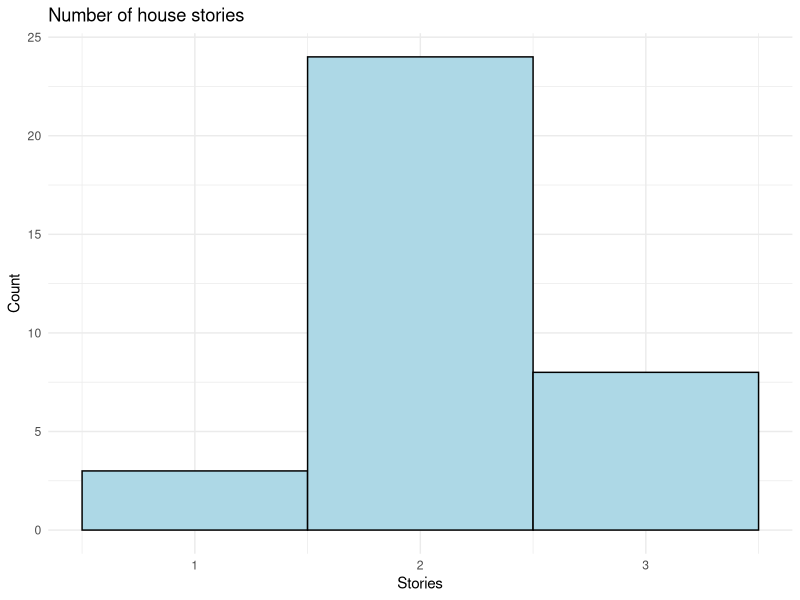
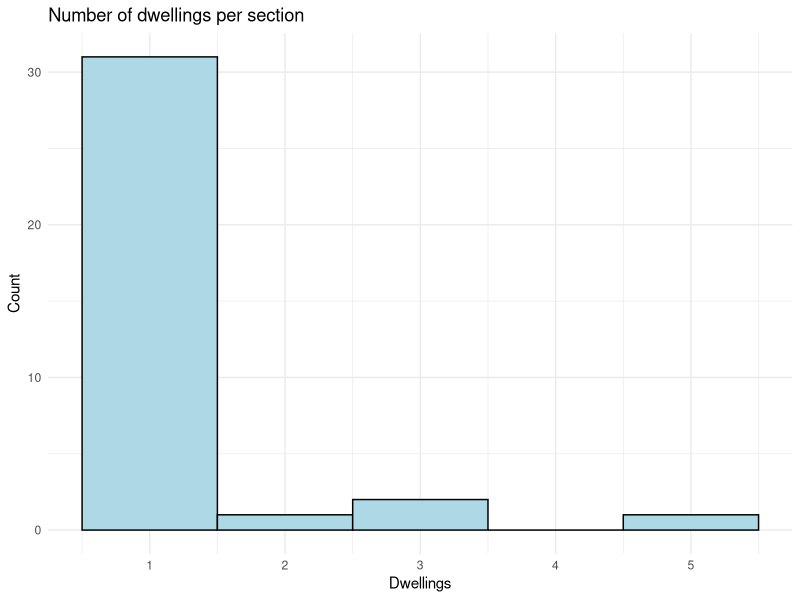

The R script that drew these images, in order:
## ---- chunk 1
knitr::opts_chunk$set(echo=FALSE, message=FALSE, warning=FALSE, error=FALSE)

## ---- chunk 2
library(tidyverse)
library(GGally)

latest_data <- data.frame(
  colour = c("White", "White", "Beige", "White", "Grey", "White", "Other/Multi", "Black", "White", "Beige",
             "Grey", "White", "Beige", "Grey", "Beige", "Grey", "Other/Multi", "Other/Multi", "Other/Multi", "Blue",
             "Grey", "Other/Multi", "White", "Other/Multi", "Other/Multi", "White", "Other/Multi", "Black", "Blue", "Other/Multi",
             "Other/Multi", "White", "Grey", "Beige", "Black"),
  style = c("Traditional", "Traditional", "Traditional", "Traditional", "Traditional", "Traditional", "Other", "Traditional", "Modern", "Traditional",
            "Other", "Traditional", "Traditional", "Traditional", "Traditional", "Traditional", "Other", "Modern", "Traditional", "Traditional",
            "Traditional", "Traditional", "Other", "Traditional", "Traditional", "Traditional", "Traditional", "Traditional", "Traditional", "Traditional",
            "Other", "Traditional", "Traditional", "Traditional", "Traditional"),
  stories = c(3, 2, 3, 2, 2, 2, 2, 2, 3, 2,
              2, 2, 3, 2, 2, 2, 2, 3, 2, 2,
              1, 1, 2, 2, 2, 1, 2, 3, 3, 3,
              2, 2, 2, 2, 2),
  dwellings = c(1, 1, 1, 1, 1, 1, 1, 1, 1, 1,
                1, 1, 1, 1, 1, 1, 3, 5, 3, 1,
                1, 1, 1, 1, 2, 1, 1, 1, 1, 1,
                1, 1, 1, 1, 1)
)

ggplot(latest_data, aes(x = stories)) +
  geom_histogram(binwidth = 1, fill = "lightblue", color = "black") +
  labs(title = "Number of house stories", x = "Stories", y = "Count") +
  theme_minimal()
## ---- chunk 3
ggplot(latest_data, aes(x = dwellings)) +
  geom_histogram(binwidth = 1, fill = "lightblue", color = "black") +
  labs(title = "Number of dwellings per section", x = "Dwellings", y = "Count") +
  theme_minimal()
## ---- chunk 4
stories=round(mean(latest_data$stories), 2)
dwellings=round(mean(latest_data$dwellings), 2)
